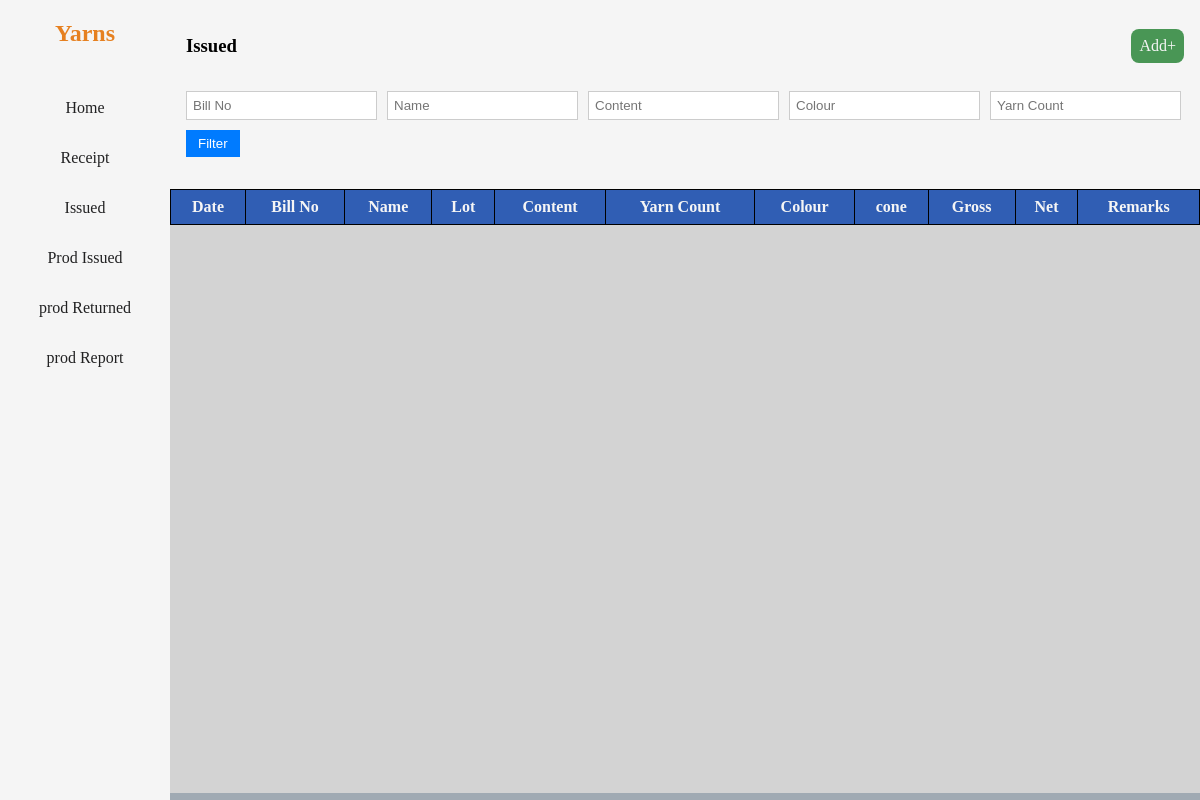
The app's page /issued/, older data.
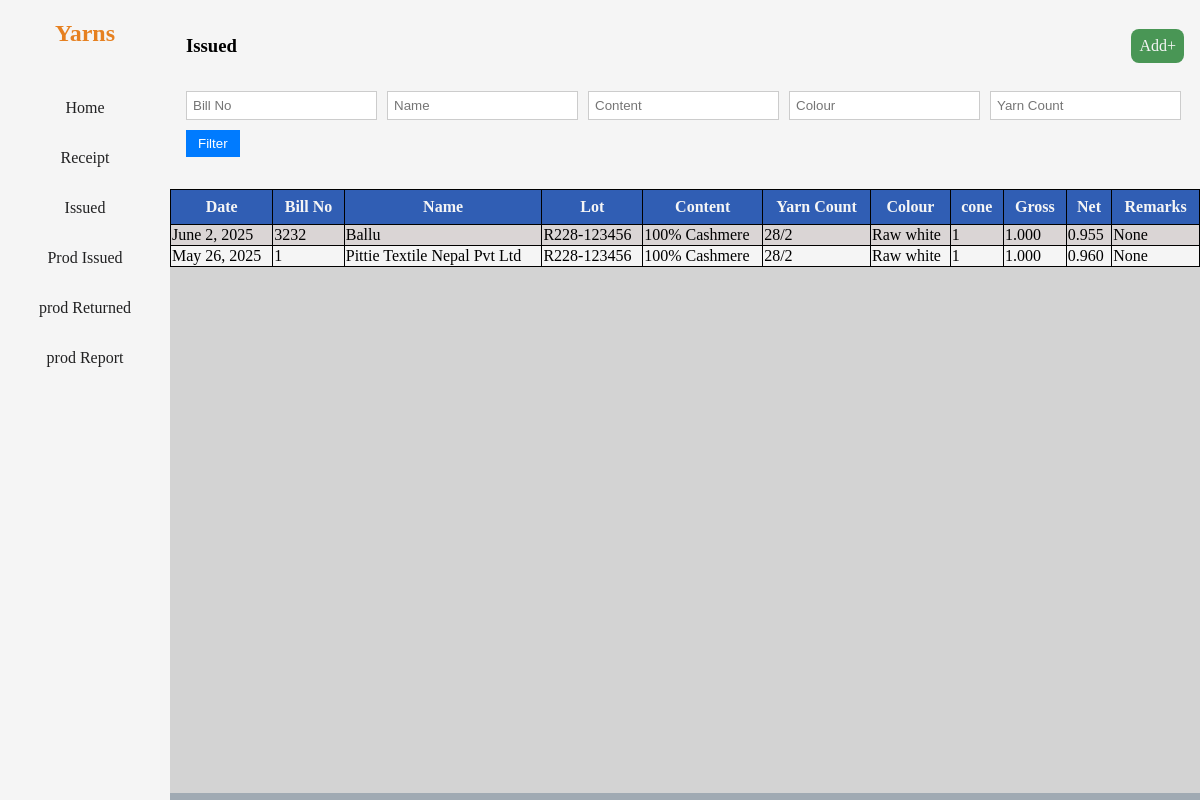
The same page, newer data.
### stock/models.py (models this page shows, shortened)
class CommonInfo(models.Model):
    date = models.DateField(auto_now_add=True)
    bill_no = models.CharField(max_length=50)
    name = models.CharField(max_length=50)
    yarn_lot = models.CharField(max_length=50)
    content = models.CharField(max_length=50)
    yarn_count = models.CharField(max_length=50)
    colour = models.CharField(max_length=50, null=True)
    no_of_cones = models.PositiveIntegerField()
    avg_cone_weight = models.DecimalField(max_digits=10, decimal_places=3)
    gross_weight = models.DecimalField(max_digits=10, decimal_places=3)
    net_weight = models.DecimalField(max_digits=6, decimal_places=3, editable=False, null=True)
    remarks = models.CharField(max_length=50, null=True, default="", blank=True)
    class Meta:
        abstract = True

class Issued(CommonInfo, models.Model):
     def __str__(self):
        return f'{self.name}-{self.yarn_count}-{self.content}'

### stock/views.py (the view)
# urls.py: path('issued/', views.issued, name='issued'),
def issued(request):
    datas = Issued.objects.all().order_by('-date')
    bill_no = request.GET.get('bill_no')
    name = request.GET.get('name')
    content = request.GET.get('content')
    colour = request.GET.get('colour')
    yarn_count = request.GET.get('yarn_count')
    if bill_no:
        datas = datas.filter(bill_no__icontains=bill_no)
    if name:
        datas = datas.filter(name__icontains=name)
    if content:
        datas = datas.filter(content__iexact=content)
    if yarn_count:
        datas = datas.filter(yarn_count__iexact=yarn_count)
    if colour:
        datas = datas.filter(colour__icontains=colour)
    if request.method == 'POST':
        form = Issued_Form(request.POST)
        if form.is_valid():
            data = form.save(commit= False)
            data.save()
            return redirect('issued')
    else:
        form = Issued_Form()
    context = {
        'form': form,
        'datas': datas,
        'filters': {
            'bill_no': bill_no or '',
            'name': name or '',
            'content': content or '',
            'colour': colour or '',
            'yarn_count': yarn_count or '',
        }
    }
    return render(request, 'issued.html', context)

### stock/forms.py
class Issued_Form(ModelForm):
    class Meta:
        model = Issued
        fields = '__all__'

### stock/templates/issued.html (shortened to what this page needs)
{% extends 'base.html' %}
{% block heading %}Issued{% endblock %}
{% block filter %}
<form method="get" class="filter-form">
    <input type="text" name="bill_no" placeholder="Bill No" value="{{ filters.bill_no }}">
    <input type="text" name="name" placeholder="Name" value="{{ filters.name }}">
    <input type="text" name="content" placeholder="Content" value="{{ filters.content }}">
    <input type="text" name="colour" placeholder="Colour" value="{{ filters.colour }}">
    <input type="text" name="yarn_count" placeholder="Yarn Count" value="{{ filters.yarn_count }}">
    <button type="submit">Filter</button>
</form>
{% endblock %}
{% block addbutton %}<div class="add-button">Add+</div>{% endblock %}
{% block table %}
<table>
  <thead>
    <tr>
            <th>Date</th>
            <th>Bill No</th>
            <th>Name</th>
            <th>Lot</th>
            <th>Content</th>
            <th>Yarn Count</th>
            <th>Colour</th>
            <th>cone</th>
            <th>Gross</th>
            <th>Net</th>
            <th>Remarks</th>
        </tr>
  </thead>
  <tbody>
    {% for data in datas %}
            <tr class="clickable-row" data-href="{% url 'issued_edit' data.id %}" tabindex="0">
            <td>{{ data.date }}</td>
            <td>{{ data.bill_no }}</td>
            <td>{{ data.name }}</td>
            <td>{{ data.yarn_lot }}</td>
            <td>{{ data.content }}</td>
            <td>{{ data.yarn_count }}</td>
            <td>{{ data.colour }}</td>
            <td>{{ data.no_of_cones }}</td>
            <td>{{ data.gross_weight }}</td>
            <td>{{ data.net_weight }}</td>
            <td>{{ data.remarks }}</td>
        </tr>
        {% endfor %}
  </tbody>
    </table>
{% endblock %}

Row changes from the older to the newer data that the page shows:
added Issued: date "June 2, 2025", bill_no "3232", name "Ballu", yarn_lot "R228-123456", content "100% Cashmere", yarn_count "28/2", colour "Raw white", no_of_cones "1", gross_weight "1.000", net_weight "0.955", remarks "None"
added Issued: date "May 26, 2025", bill_no "1", name "Pittie Textile Nepal Pvt Ltd", yarn_lot "R228-123456", content "100% Cashmere", yarn_count "28/2", colour "Raw white", no_of_cones "1", gross_weight "1.000", net_weight "0.960", remarks "None"
